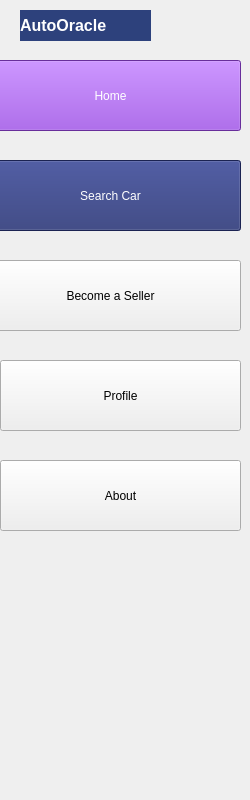
     <widget class="QWidget" name="widget" native="true">
      <property name="maximumSize">
       <size>
        <width>250</width>
        <height>800</height>
       </size>
      </property>
      <property name="styleSheet">
       <string notr="true"/>
      </property>
      <widget class="QPushButton" name="pushButton_3">
       <property name="geometry">
        <rect>
         <x>-20</x>
         <y>60</y>
         <width>261</width>
         <height>71</height>
        </rect>
       </property>
       <property name="autoFillBackground">
        <bool>false</bool>
       </property>
       <property name="styleSheet">
        <string notr="true">background-color: rgb(145, 65, 217);
color: rgb(255, 255, 255);</string>
       </property>
       <property name="text">
        <string>Home</string>
       </property>
       <property name="autoDefault">
        <bool>false</bool>
       </property>
      </widget>
      <widget class="QPushButton" name="pushButton_4">
       <property name="geometry">
        <rect>
         <x>-20</x>
         <y>160</y>
         <width>261</width>
         <height>71</height>
        </rect>
       </property>
       <property name="styleSheet">
        <string notr="true">background-color: rgb(38, 49, 115);
color: rgb(255, 255, 255);</string>
       </property>
       <property name="text">
        <string>Search Car</string>
       </property>
      </widget>
      <widget class="QPushButton" name="pushButton_5">
       <property name="geometry">
        <rect>
         <x>-20</x>
         <y>260</y>
         <width>261</width>
         <height>71</height>
        </rect>
       </property>
       <property name="styleSheet">
        <string notr="true">selection-background-color: rgb(0, 0, 255);</string>
       </property>
       <property name="text">
        <string>Become a Seller</string>
       </property>
      </widget>
      <widget class="QLabel" name="label_5">
       <property name="geometry">
        <rect>
         <x>-30</x>
         <y>-30</y>
         <width>271</width>
         <height>831</height>
        </rect>
       </property>
       <property name="text">
        <string/>
       </property>
       <property name="pixmap">
        <pixmap resource="resources.qrc">:/side bar-PhotoRoom.png</pixmap>
       </property>
       <property name="scaledContents">
        <bool>true</bool>
       </property>
      </widget>
      <widget class="QLabel" name="label_7">
       <property name="geometry">
        <rect>
         <x>20</x>
         <y>10</y>
         <width>131</width>
         <height>31</height>
        </rect>
       </property>
       <property name="font">
        <font>
         <pointsize>12</pointsize>
         <bold>true</bold>
        </font>
       </property>
       <property name="styleSheet">
        <string notr="true">color: rgb(255, 255, 255);
background-color: rgb(45, 65, 124);</string>
       </property>
       <property name="text">
        <string>AutoOracle</string>
       </property>
      </widget>
      <widget class="QPushButton" name="pushButton_6">
       <property name="geometry">
        <rect>
         <x>0</x>
         <y>360</y>
         <width>241</width>
         <height>71</height>
        </rect>
       </property>
       <property name="text">
        <string>Profile</string>
       </property>
      </widget>
      <widget class="QPushButton" name="pushButton_7">
       <property name="geometry">
        <rect>
         <x>0</x>
         <y>460</y>
         <width>241</width>
         <height>71</height>
        </rect>
       </property>
       <property name="text">
        <string>About</string>
       </property>
      </widget>
      <zorder>label_5</zorder>
      <zorder>pushButton_3</zorder>
      <zorder>pushButton_4</zorder>
      <zorder>pushButton_5</zorder>
      <zorder>label_7</zorder>
      <zorder>pushButton_6</zorder>
      <zorder>pushButton_7</zorder>
     </widget>
